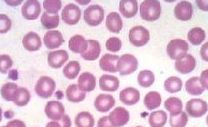
#> input picture sample/img/fotos/positivas coloridas testes/positiva01.JPG, 208 x 127 px, found by its file name; its folder holds 4 pictures in this run
$ python converte.py
#> lines starting #> are read from the running program, lines starting #| are printed output that depends on the picture
# -*- coding: utf-8 -*-
"""
Spyder Editor

This is a temporary script file.
"""

import os
from PIL import Image

def limpalista(arquivo):
    """
    Cria ou sobrescreve um arquivo com o nome especificado no parâmetro, deixando-o em branco.

    Parâmetros:
    - arquivo (str): Nome ou caminho do arquivo a ser criado/sobrescrito.
    """
    with open(arquivo, 'w') as f:
        pass  # Apenas cria ou sobrescreve o arquivo, deixando-o em branco

def Inserelista(arquivo, linha):
    """
    Adiciona uma string ao final do arquivo especificado.

    Parâmetros:
    - arquivo (str): Nome ou caminho do arquivo onde a linha será inserida.
    - linha (str): A string que será adicionada ao arquivo.
    """
    with open(arquivo, 'a') as f:
        f.write(linha + '\n')  # Adiciona a string e uma nova linha ao final do arquivo

# Exemplo de uso:
# limpalista('meuarquivo.txt')
# Inserelista('meuarquivo.txt', 'Primeira linha inserida')
# Inserelista('meuarquivo.txt', 'Segunda linha inserida')

def limpalista(arquivo):
    """
    Cria ou sobrescreve um arquivo com o nome especificado no parâmetro, deixando-o em branco.

    Parâmetros:
    - arquivo (str): Nome ou caminho do arquivo a ser criado/sobrescrito.
    """
    with open(arquivo, 'w') as f:
        pass  # Apenas cria ou sobrescreve o arquivo, deixando-o em branco

def Inserelista(arquivo, linha):
    """
    Adiciona uma string ao final do arquivo especificado.

    Parâmetros:
    - arquivo (str): Nome ou caminho do arquivo onde a linha será inserida.
    - linha (str): A string que será adicionada ao arquivo.
    """
    with open(arquivo, 'a') as f:
        f.write(linha + '\n')  # Adiciona a string e uma nova linha ao final do arquivo

# Exemplo de uso:
# limpalista('meuarquivo.txt')
# Inserelista('meuarquivo.txt', 'Primeira linha inserida')
# Inserelista('meuarquivo.txt', 'Segunda linha inserida')


def converter_imagens_cinza(diretorio_entrada, diretorio_saida):
    # Verifica se o diretório de saída existe. Se não, cria-o.
    if not os.path.exists(diretorio_saida):
        os.makedirs(diretorio_saida)
    arquivo = os.path.join(diretorio_saida, "lista.txt")
    limpalista(arquivo)
    # Percorre os arquivos no diretório de entrada
    for filename in os.listdir(diretorio_entrada):
        print(f"filename:{filename}")
        # Verifica se o arquivo é uma imagem .jpg
        if filename.lower().endswith(".jpg"):
            # Cria os caminhos completos de entrada e saída para o arquivo
            caminho_entrada = os.path.join(diretorio_entrada, filename)
            caminho_saida = os.path.join(diretorio_saida, filename)

            # Abre a imagem
            with Image.open(caminho_entrada) as img:
                # Converte a imagem para cinza
#> img is the input picture: PIL image 208x127 RGB; mean R, G, B 220.2, 185.1, 209.3
                img_cinza = img.convert("L")
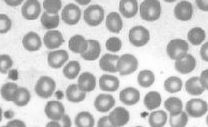
#> img_cinza: PIL image 208x127 L; min 93, max 255, mean 198.4
                # Salva a imagem convertida no diretório de saída
                # img_cinza.save(caminho_saida)
                # Redimensiona a imagem para 100x100 pixels
                img_redimensionada = img_cinza.resize((100, 100))
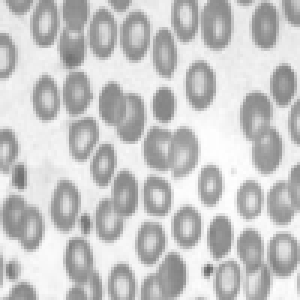
#> img_redimensionada: PIL image 100x100 L (shown 3 times larger); min 98, max 255, mean 198.4

                # Salva a imagem convertida e redimensionada no diretório de saída
                img_redimensionada.save(caminho_saida)
                Inserelista(arquivo,caminho_saida)
            print(f"Imagem {filename} convertida para cinza e salva em {caminho_saida}.")
#> pass 2 of the loop in converter_imagens_cinza, `for filename in os.listdir(diretorio_entrada):`:
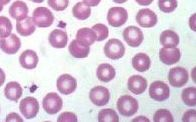
#> input picture sample/img/fotos/positivas coloridas testes/positiva02.JPG, 196 x 122 px, found by its file name
#> in converter_imagens_cinza, img is the input picture: PIL image 196x122 RGB; mean R, G, B 215, 194.3, 214.1
#> in converter_imagens_cinza, `img_cinza = img.convert("L")`:
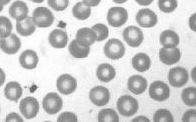
#> img_cinza: PIL image 196x122 L; min 94, max 255, mean 202.8
#> in converter_imagens_cinza, `img_redimensionada = img_cinza.resize((100, 100))`:
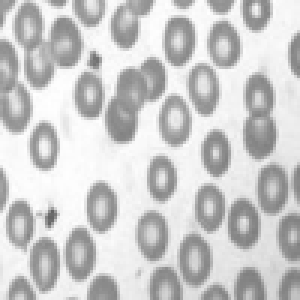
#> img_redimensionada: PIL image 100x100 L (shown 3 times larger); min 100, max 255, mean 202.8
#> pass 3 of the loop in converter_imagens_cinza, `for filename in os.listdir(diretorio_entrada):`:
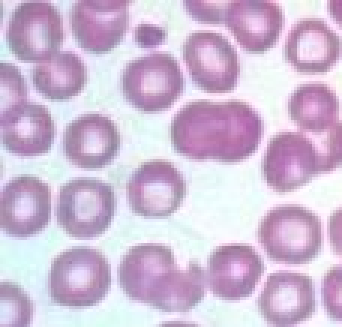
#> input picture sample/img/fotos/positivas coloridas testes/positiva03.JPG, 114 x 109 px, found by its file name (shown 3 times larger)
#> in converter_imagens_cinza, img is the input picture: PIL image 114x109 RGB; mean R, G, B 207.5, 189, 214.8
#> in converter_imagens_cinza, `img_cinza = img.convert("L")`:
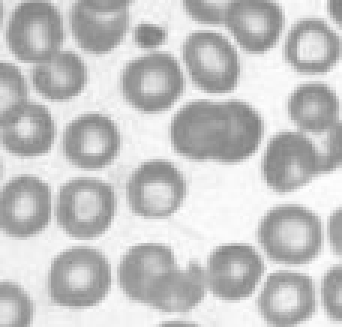
#> img_cinza: PIL image 114x109 L (shown 3 times larger); min 123, max 254, mean 197.5
#> in converter_imagens_cinza, `img_redimensionada = img_cinza.resize((100, 100))`:
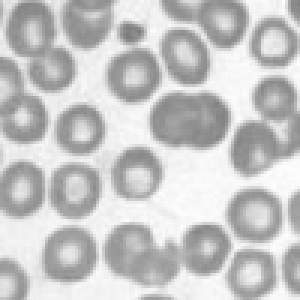
#> img_redimensionada: PIL image 100x100 L (shown 3 times larger); min 124, max 254, mean 197.5
#> the loop made 4 passes; the first 3 are shown


# Converte imagens em positivas coloridas testes:
diretorio_entrada = "D:/projetos/maurinsoft/hemacias/fotos/positivas coloridas testes"
diretorio_saida = "D:/projetos/maurinsoft/hemacias/fotos/positivas cinza testes"
converter_imagens_cinza(diretorio_entrada, diretorio_saida)


# Converte imagens em positivas coloridas treino:
diretorio_entrada = "D:/projetos/maurinsoft/hemacias/fotos/positivas coloridas treino"
diretorio_saida = "D:/projetos/maurinsoft/hemacias/fotos/positivas cinza treino"
#> (the run stopped early here; a loop or call above may not have finished)
